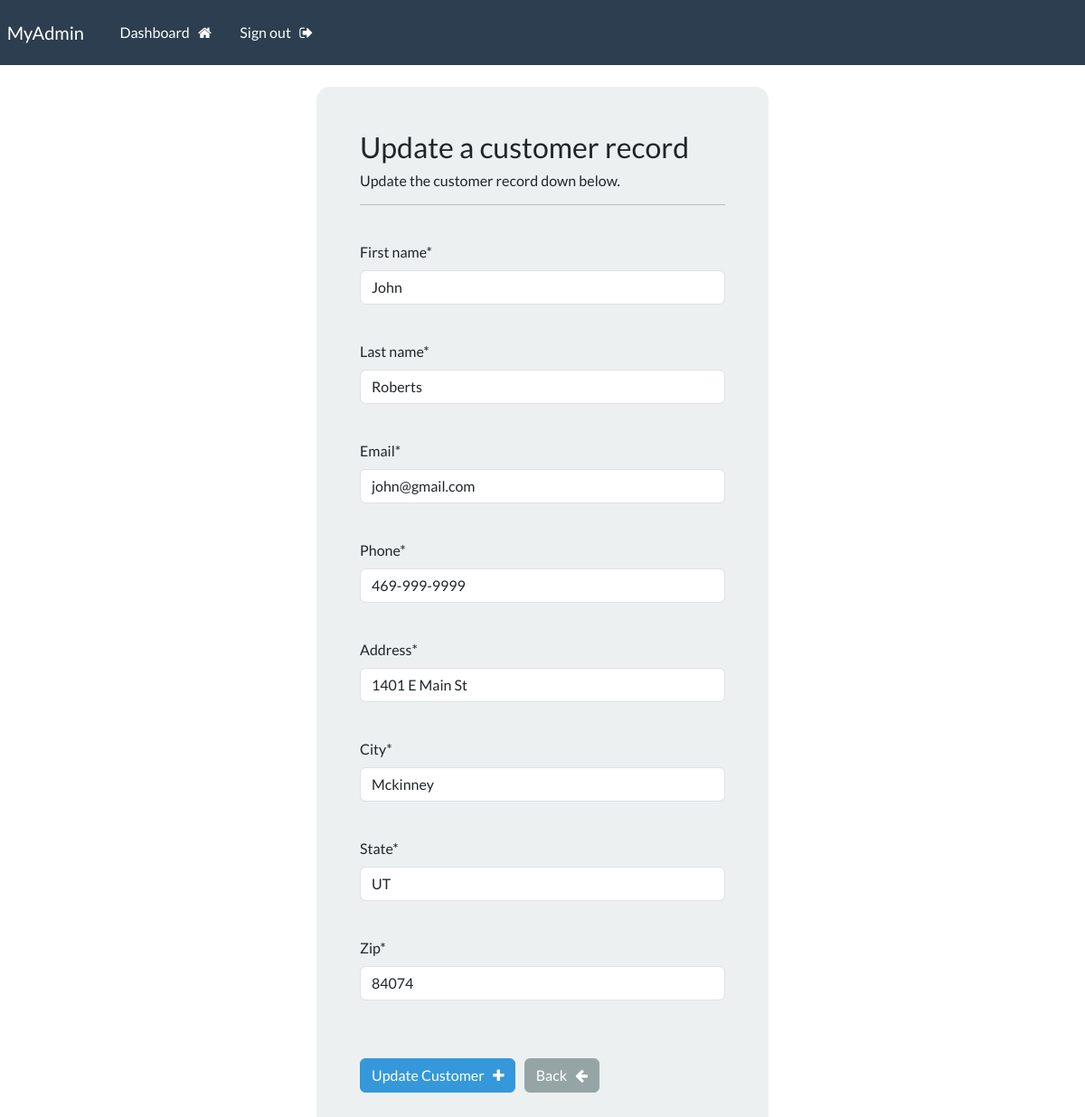
Page /update-customer/3/ (signed in) on the committed database.
### webapp/models.py (models this page shows, shortened)
class Customer(models.Model):
    creation_date = models.DateTimeField(auto_now_add=True)
    first_name = models.CharField(max_length=100)
    last_name = models.CharField(max_length=100)
    email = models.CharField(max_length=255)
    phone = models.CharField(max_length=20)
    address = models.CharField(max_length=200)
    city = models.CharField(max_length=100)
    state = models.CharField(max_length=2)
    zip = models.CharField(max_length=10)

### webapp/views.py (the view)
# urls.py: path('update-customer/<int:pk>/', views.update_customer, name="update-record"),
@login_required(login_url='my_login')
def update_customer(request, pk):
    customer = Customer.objects.get(id=pk)
    form = UpdateCustomerForm(instance=customer)
    if request.method == 'POST':
        form = UpdateCustomerForm(request.POST, instance=customer)
        if form.is_valid():
            form.save()
            messages.success(request, "Customer updated successfully!")
            return redirect("dashboard")
    context = {'form': form}
    return render(request, 'webapp/update-customer.html', context=context)

### webapp/forms.py
class UpdateCustomerForm(forms.ModelForm):
    class Meta:
        model = Customer
        fields = ['first_name', 'last_name', 'email', 'phone', 'address', 'city', 'state', 'zip']

### webapp/templates/webapp/update-customer.html (shortened to what this page needs)
{% extends 'webapp/base.html' %}
{% load crispy_forms_tags %}
{% block content %}
    <body>
        <div class="container bg-light shadow-md p-5 form-layout">
            <h3>Update a customer record</h3>
            <h6>Update the customer record down below. </h6>
            <hr>
            <br>
            <form method="POST" autocomplete="off">
                {{form.first_name|as_crispy_field}}
                <br>
                {{form.last_name|as_crispy_field}}
                <br>
                {{form.email|as_crispy_field}}
                <br>
                {{form.phone|as_crispy_field}}
                <br>
                {{form.address|as_crispy_field}}
                <br>
                {{form.city|as_crispy_field}}
                <br>
                {{form.state|as_crispy_field}}
                <br>
                {{form.zip|as_crispy_field}}
                <br>
                <br>
                <button type="submit" class="btn btn-info"> Update Customer &nbsp; <i class="fa fa-plus" aria-hidden="true"></i> </button>
                <a href="{% url 'dashboard' %}" class="btn btn-secondary"> Back &nbsp; <i class="fa fa-arrow-left" aria-hidden="true"></i></a>
            </form>
        </div>
        <br>
    </body>
{% endblock %}

### static/css/styles.css (style rules this page uses)
.form-layout { border-radius: 15px; width: 500px; }

### rows in the picture
Customer: first_name "John", last_name "Roberts", email "john@gmail.com", phone "469-999-9999", address "1401 E Main St", city "Mckinney", state "UT", zip "84074"
